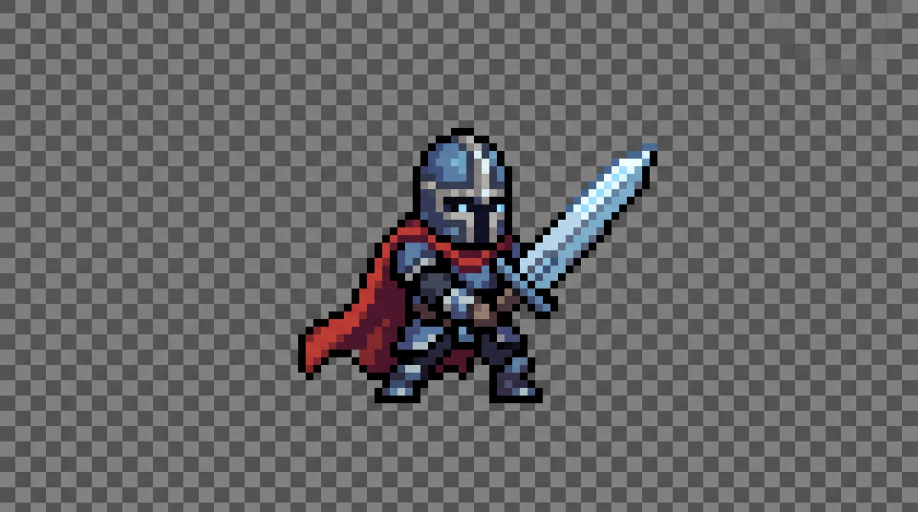
#> input picture imagens/Cavaleiro.jpeg, 2752 x 1536 px, given in place of escada_pedra.webp, which was not available (shown at 1/3 size)
$ python extract_passagens.py
#> lines starting #> are read from the running program, lines starting #| are printed output that depends on the picture; after the words box and inside, x2 and y2 are one past the last pixel; in counts of white or black regions, pixels touching at a corner belong together; pictures that were not available may be replaced by others from this repository, and a replacement may not be noted
### Tools/extract_boss_pirata.py
"""Separa cada quadro de ação do boss pirata (Drake) da folha imagens/boss-pirata.jpg.

A folha tem 3 linhas x 5 colunas, fundo xadrez:
  linha 1: frente, esquerda, costas-direita, costas-esquerda, costas   (direções)
  linha 2: parado, golpe 1, golpe 2, tiro p/ direita, tiro p/ esquerda
  linha 3: dor 1 (chapéu voando), dor 2 (ajoelhado), morte 1, morte 2, morte 3

Cada quadro sai num quadro de tamanho único, com os pés no mesmo ponto (centro da
coluna, base da linha), para a animação não pular. Saída: Assets/Art/Sprites/Monsters/MVP/Resources/Drake/.

Uso: python Tools/extract_boss_pirata.py   (na raiz do projeto)
"""
import os
import sys

import numpy as np
from PIL import Image

sys.path.insert(0, os.path.dirname(__file__))
from extract_pixelart import resample, background_mask, drop_specks, quantize  # noqa: E402

SRC = "imagens/boss-pirata.jpg"
OUT = "Assets/Art/Sprites/Monsters/MVP/Resources/Drake"
GRID = 512          # a arte tem pixel de 2 px na imagem de 1024
COLS = 5
NAMES = [
    ["frente", "esquerda", "costas_direita", "costas_esquerda", "costas"],
    ["parado", "golpe_1", "golpe_2", "tiro_direita", "tiro_esquerda"],
    ["dor_1", "dor_2", "morte_1", "morte_2", "morte_3"],
]


def components(fg):
    """Grupos de pixels ligados (8 vizinhos): lista de (ys, xs)."""
    H, W = fg.shape
    seen = np.zeros_like(fg)
    out = []
    for y, x in zip(*np.where(fg)):
        if seen[y, x]:
            continue
        ys, xs, stack = [], [], [(y, x)]
        seen[y, x] = True
        while stack:
            cy, cx = stack.pop()
            ys.append(cy)
            xs.append(cx)
            for dy in (-1, 0, 1):
                for dx in (-1, 0, 1):
                    ny, nx = cy + dy, cx + dx
                    if 0 <= ny < H and 0 <= nx < W and fg[ny, nx] and not seen[ny, nx]:
                        seen[ny, nx] = True
                        stack.append((ny, nx))
        out.append((np.array(ys), np.array(xs)))
    return out


# [75 lines left out: functions row_bands, main, not called in this run]


# [2 lines that do not run on import are left out]

### Tools/extract_passagens.py
"""Escadas e portas (decoração com passagem: clicar perto abre "Subir!"/"Entrar").
Saída: Assets/Art/Sprites/Environment/Decoracao/Passagens/ (escada_*.png, porta_NN.png).

- escada_pedra: imagens/escada_pedra.webp (fundo transparente).
- escada_madeira: imagens/escada_madeira.webp (fundo preto com brilho marrom em volta): sai
  coluna a coluna, do ponto de madeira clara mais alto ao mais baixo (o brilho fica fora).
- porta_01..: imagens/portas.webp (fundo branco semitransparente), separadas pelos grupos de
  pixels, na ordem de leitura (linha a linha).
Escala: escada com 3 quadrados de largura; portas com a altura de ~2 quadrados (32 PPU).

Uso: python Tools/extract_passagens.py
"""
import os
import sys

import numpy as np
from PIL import Image

sys.path.insert(0, os.path.dirname(__file__))
from extract_boss_pirata import components  # noqa: E402
from extract_predios_folha import border_flood  # noqa: E402

OUT = "Assets/Art/Sprites/Environment/Decoracao/Passagens"
PPU = 32


def resize(crop, keep, w, h):
    crop = crop.astype(float)
    al = keep.astype(float)
    pre = Image.fromarray((crop[:, :, :3] * al[:, :, None]).astype(np.uint8)).resize((w, h), Image.LANCZOS)
    alr = np.array(Image.fromarray((al * 255).astype(np.uint8)).resize((w, h), Image.LANCZOS)).astype(float)
    rgb = np.clip(np.array(pre).astype(float) * 255 / np.maximum(alr, 1)[:, :, None], 0, 255)
    return Image.fromarray(np.dstack([rgb, np.where(alr >= 128, 255, 0)]).astype(np.uint8), "RGBA")


def save(a, keep, name, width=None, scale=None):
    ys, xs = np.where(keep)
    y0, y1, x0, x1 = ys.min(), ys.max() + 1, xs.min(), xs.max() + 1
    crop, k = a[y0:y1, x0:x1], keep[y0:y1, x0:x1]
    s = width / (x1 - x0) if width else scale
    out = resize(crop, k, max(1, round((x1 - x0) * s)), max(1, round((y1 - y0) * s)))
    out.save(f"{OUT}/{name}.png")
    print(f"  {name}: {out.size}")


def grow(m, n):
    for _ in range(n):
        g = m.copy()
        g[1:] |= m[:-1]; g[:-1] |= m[1:]; g[:, 1:] |= m[:, :-1]; g[:, :-1] |= m[:, 1:]
        m = g
    return m


def main():
    os.makedirs(OUT, exist_ok=True)
    a = np.array(Image.open("imagens/escada_pedra.webp").convert("RGBA")).astype(int)
    save(a, a[:, :, 3] >= 128, "escada_pedra", width=3 * PPU)
#> in save, `ys, xs = np.where(keep)`: keep: shape (1536, 2752) bool; every value is 1
#> in save, `y0, y1, x0, x1 = ys.min(), ys.max() + 1, xs.min(), xs.max() + 1`: y0 = 0; y1 = 1536; x0 = 0; x1 = 2752
#> in save, `s = width / (x1 - x0) if width else scale`: s = 0.0349
#> in resize, `al = keep.astype(float)`: al: shape (1536, 2752) float64; every value is 1
#> in resize, `alr = np.array(Image.fromarray((al * 255).astype(np.uint8)).resize((w,..`: alr: shape (54, 96) float64; every value is 255
#|   escada_pedra: (96, 54)

    a = np.array(Image.open("imagens/escada_madeira.webp").convert("RGBA")).astype(int)
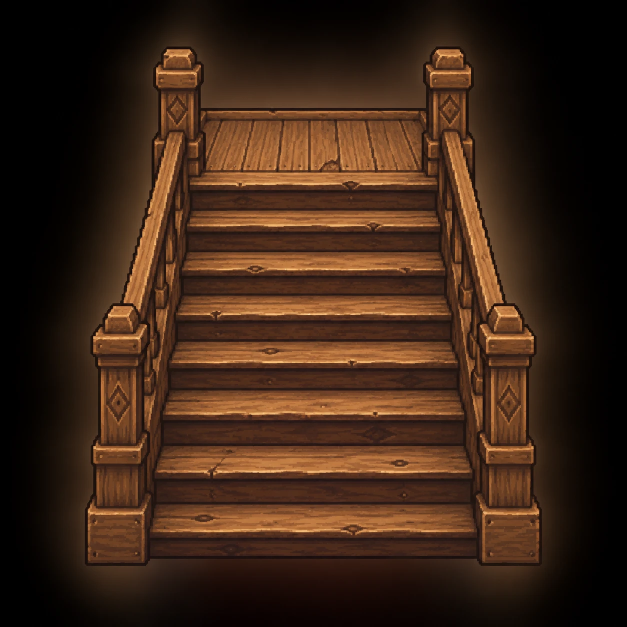
#> input picture imagens/escada_madeira.webp, 1254 x 1254 px, found by its file name (shown at 1/2 size)
#> a: shape (1254, 1254, 4) int64
    lum = a[:, :, :3].mean(2)
    # Madeira clara = escada. Em cada coluna, tudo entre o ponto claro mais alto e o mais
    # baixo é escada (os espelhos escuros dos degraus ficam entre as tábuas); o brilho, fora
    # disso, sai. Depois volta o contorno escuro colado (mais escuro que o brilho perto dele).
    bright = lum >= 75
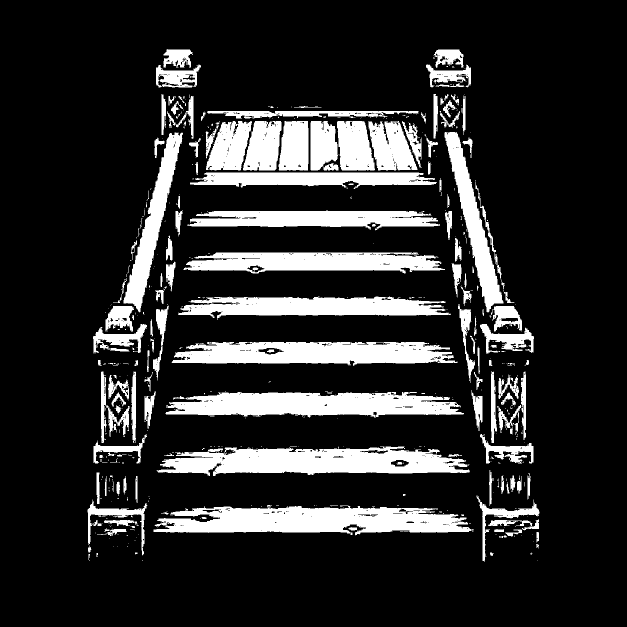
#> bright: shape (1254, 1254) bool (shown at 1/2 size); 17.3% white; 638 white regions (481 under 20 px), largest, box (x1, y1, x2, y2) and area: (307, 1010, 948, 1071) 26211, (313, 893, 940, 952) 25366, (331, 784, 928, 836) 22550
    keep = np.zeros_like(bright)
    for x in np.where(bright.any(0))[0]:
        ys = np.where(bright[:, x])[0]
        keep[ys.min():ys.max() + 1, x] = True
#> this loop made 904 passes
#> ys on pass 1: [1019, 1020, 1021, 1022, 1023, 1024]
#> keep: shape (1254, 1254) bool; 43.4% white; 1 white region, box (x1, y1, x2, y2) and area: (175, 98, 1079, 1123) 682395
    ring = grow(keep, 8) & ~keep
#> after the loop in grow, `for _ in range(n):`: g: shape (1254, 1254) bool; 46% white; 1 white region, box (x1, y1, x2, y2) and area: (167, 90, 1087, 1131) 724135
#> ring: shape (1254, 1254) bool; 2.7% white; 1 white region, box (x1, y1, x2, y2) and area: (167, 90, 1087, 1131) 41740
    keep |= ring & (lum < 30)
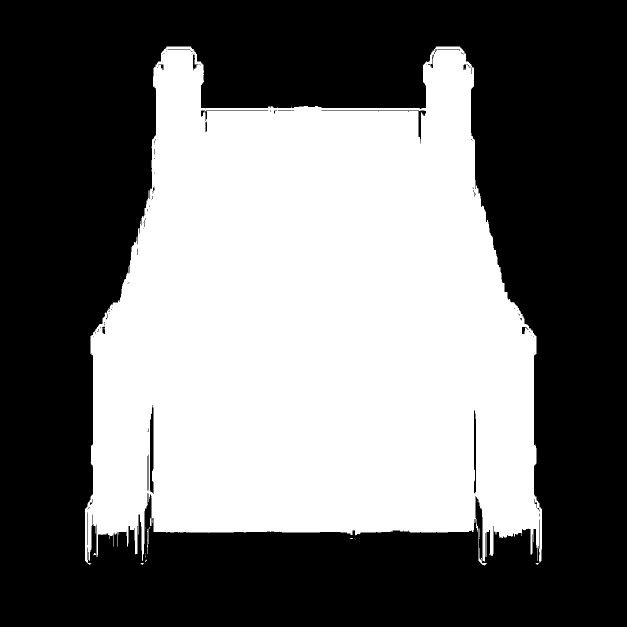
#> keep: shape (1254, 1254) bool (shown at 1/2 size); 44% white; 20 white regions (17 under 20 px), largest, box (x1, y1, x2, y2) and area: (170, 93, 1084, 1130) 691488, (957, 1057, 974, 1131) 180, (294, 1057, 297, 1108) 87
    comps = components(keep)
#> the loop in components, `for y, x in zip(*np.where(fg)):` made 691853 passes
#> x on passes 2 to 4: 334, 335, 336
#> after the loop in components, `for y, x in zip(*np.where(fg)):`: out = 20 items
#> comps = 20 items
    big = max(len(c[0]) for c in comps)
#> big = 691488
    keep[:] = False
#> keep: shape (1254, 1254) bool; every value is 0
    for cy, cx in comps:
        if len(cy) >= 0.05 * big:
            keep[cy, cx] = True
#> this loop made 20 passes
#> (cy, cx) on passes 2, 3, 4, 5, 6, 9: ([657], [207]), ([1003], [955]), ([1040, 1041, 1042, 1043, 1044, 1045], [304, 304, 304, 304, 304, 304]), ([1054, 1055, 1056, 1057, 1055], [299, 300, 299, 299, 299]), ([1055, 1056], [290, 290]), ([1076, 1077, 1077, 1077, 1077, 1076, 1076, 1076, 1076, 1076], [700, 701, 702, 703, 704, 705, 704, 703, 702, 701])
#> keep: shape (1254, 1254) bool; 44% white; 1 white region, box (x1, y1, x2, y2) and area: (170, 93, 1084, 1130) 691488
    save(a, keep, "escada_madeira", width=3 * PPU)
#> call 2 of save, with name = 'escada_madeira', width = 96
#> in save (call 2), `y0, y1, x0, x1 = ys.min(), ys.max() + 1, xs.min(), xs.max() + 1`: y0 = 93; y1 = 1130; x0 = 170; x1 = 1084
#> in save (call 2), `crop, k = a[y0:y1, x0:x1], keep[y0:y1, x0:x1]`:
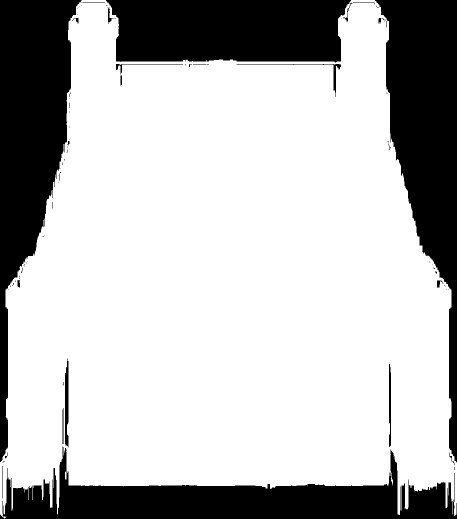
#> k: shape (1037, 914) bool (shown at 1/2 size); 73% white; 100 black regions (75 under 20 px), largest, box (x1, y1, x2, y2) and area: (0, 0, 163, 924) 69536, (750, 0, 914, 925) 68925, (5, 893, 914, 1037) 58802
#> in save (call 2), `s = width / (x1 - x0) if width else scale`: s = 0.105
#|   escada_madeira: (96, 109)

    a = np.array(Image.open("imagens/portas.webp").convert("RGBA")).astype(int)
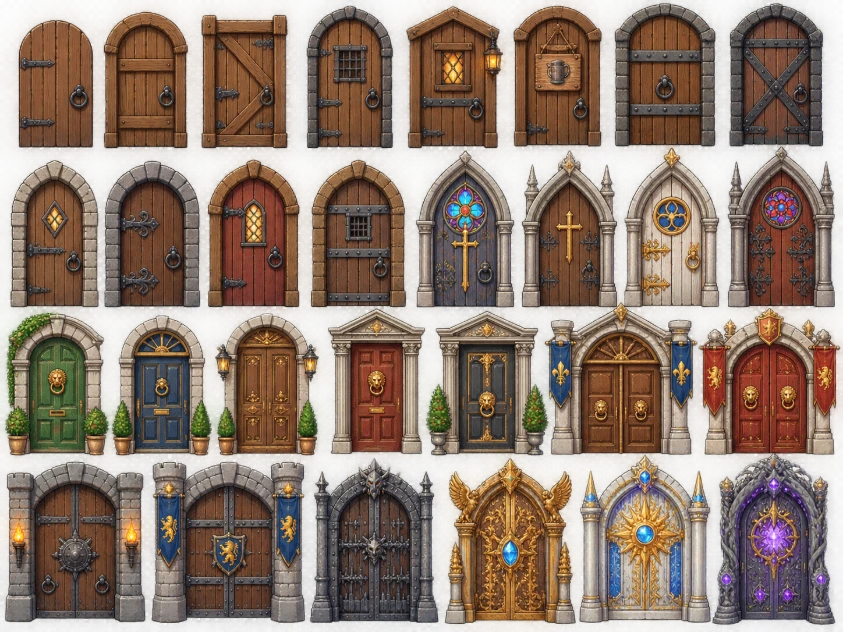
#> input picture imagens/portas.webp, 843 x 632 px, found by its file name
#> a: shape (632, 843, 4) int64
    fg = a[:, :, 3] >= 225          # o fundo branco é semitransparente
#> fg: shape (632, 843) bool; 72.1% white; 1 black region, box (x1, y1, x2, y2) and area: (0, 0, 843, 632) 148651
    # 4 linhas de portas (faixas fixas da folha); em cada uma, as portas separadas pelas
    # colunas quase vazias.
    doors = []
    for y0, y1 in [(0, 155), (155, 308), (308, 462), (462, a.shape[0])]:
        band = fg[y0:y1]
        for x0, x1 in spans(band.mean(0) > 0.03, 15):
            keep = np.zeros_like(fg)
            keep[y0:y1, x0:x1] = band[:, x0:x1]
            doors.append(keep)
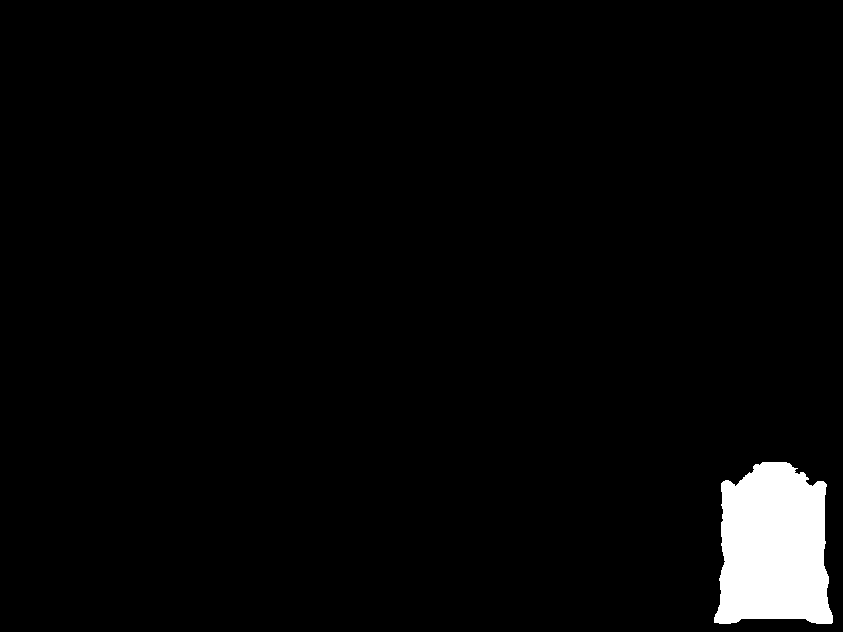
#> keep: shape (632, 843) bool; 2.9% white; 1 white region, box (x1, y1, x2, y2) and area: (714, 462, 833, 624) 15640
#> after the loop, doors = 29 items
    # Altura das portas comuns (primeira linha) = 2 quadrados.
    hs = [np.ptp(np.where(d)[0]) + 1 for d in doors[:8]]
#> hs = [127, 136, 132, 142, 147, 149, 151, 151]
    scale = 2 * PPU / float(np.median(hs))
#> scale = 0.443
    for i, keep in enumerate(doors, 1):
        save(a, keep, f"porta_{i:02d}", scale=scale)
#> this loop made 29 passes
#|   porta_01: (33, 56)
#|   porta_02: (37, 60)
#|   porta_03: (37, 58)
#|   porta_04: (37, 63)
#|   porta_05: (42, 65)
#|   porta_06: (39, 66)
#|   porta_07: (44, 67)
#|   porta_08: (41, 67)
#> (further printed lines are left out)
#> pass 1, in save (call 3), `crop, k = a[y0:y1, x0:x1], keep[y0:y1, x0:x1]`:
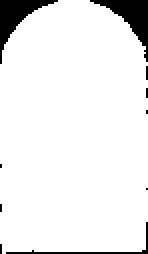
#> k: shape (127, 74) bool (shown 2 times larger); 92.6% white; 10 black regions (7 under 20 px), largest, box (x1, y1, x2, y2) and area: (45, 0, 74, 31) 295, (0, 0, 29, 32) 285, (3, 111, 74, 127) 89


def spans(v, minw):
    out, s = [], None
    for i, x in enumerate(v):
        if x and s is None:
            s = i
        elif not x and s is not None:
            if i - s >= minw:
                out.append((s, i))
            s = None
    if s is not None and len(v) - s >= minw:
        out.append((s, len(v)))
    return out


if __name__ == "__main__":
    main()
